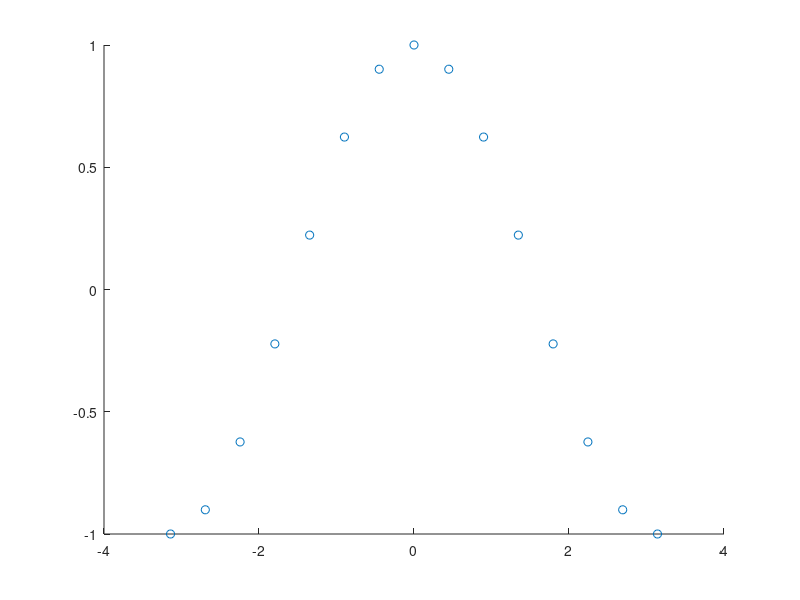

This figure's MATLAB source: (Note: this script raises an error after producing the figure.)
% MAIN.m
%
% This script is used to test the barycentric interpolation functions. The
% function barycentricWeights is used to compute the weights that should be
% used to represent a given point in n-dimensional state space. The
% function barycentricInterpolate is used to compute the output of a
% function, given the barycentric weights produced in
% barycentricInterpolate.
%
% This particular implementation of barycentric interpoaltion is based on
% Kuhn Triangulation, as described in the paper:
% "Multidimensional Triangulation and Interpolation for
% Reinforcement Learning" by Scott Davies, NIPS 1996
%
% These functions are written in matlab to be easy to read, but are
% intended to be used after being compiled to mex functions.
%

clc; clear;

flagMex = false;
% mex -build barycentricWeights.prj
% mex -build barycentricInterpolate.prj

%%%% ONE DIMENSION: %%%%
xBnd = [-pi,pi];
N = 15;
X = linspace(xBnd(1,1),xBnd(1,2),N(1))';
testFun1 = @(a) ( cos(a) );
Y = testFun1(X);

%Plot data:
figure(1); clf; hold on;
plot(X,Y,'o')

%Randomly sample points between data:
nTest = 500;
R = rand(1,nTest);
x1Test = xBnd(1,1) + (xBnd(1,2)-xBnd(1,1))*R(1,:);
if flagMex
    [W,Idx] = barycentricWeights_mex(x1Test,xBnd,N);
    yTest = barycentricInterpolate_mex(reshape(Y,numel(Y),1),Idx,W);
else %Use matlab version
    [W,Idx] = barycentricWeights(x1Test,xBnd,N);
    yTest = barycentricInterpolate(reshape(Y,numel(Y),1),Idx,W);
end
plot(x1Test,yTest,'.')
xlabel('x1')
ylabel('y')


%%%% TWO DIMENSIONS: %%%%
xBnd = [-1,2; -pi,pi];
N = [5;9];
xLin{1} = linspace(xBnd(1,1),xBnd(1,2),N(1));
xLin{2} = linspace(xBnd(2,1),xBnd(2,2),N(2));
X = cell(2,1);
[X{1}, X{2}] = ndgrid(xLin{1},xLin{2});
testFun2 = @(a,b) ( a.*cos(b) - b.*sin(2*a) );
Y = testFun2(X{1},X{2});

%Plot data:
figure(2); clf; hold on;
x1 = reshape(X{1},numel(X{1}),1);
x2 = reshape(X{2},numel(X{2}),1);
y = reshape(Y,numel(Y),1);
s = 40*ones(size(y)); %MarkerSize
c = y;  %Color!
scatter3(x1,x2,y,s,c,'filled'); view(3);

%Randomly sample points between data:
nTest = 500;
R = rand(2,nTest);
x1Test = xBnd(1,1) + (xBnd(1,2)-xBnd(1,1))*R(1,:);
x2Test = xBnd(2,1) + (xBnd(2,2)-xBnd(2,1))*R(2,:);
if flagMex
    [W,Idx] = barycentricWeights_mex([x1Test;x2Test],xBnd,N);
    yTest = barycentricInterpolate_mex(reshape(Y,numel(Y),1),Idx,W);
else
    [W,Idx] = barycentricWeights([x1Test;x2Test],xBnd,N);
    yTest = barycentricInterpolate(reshape(Y,numel(Y),1),Idx,W);
end
s = 40*ones(size(yTest)); %MarkerSize
c = yTest;  %Color!
scatter3(x1Test,x2Test,yTest,s,c); view(3);
xlabel('x1')
ylabel('x2')
zlabel('y')


%%%% THREE DIMENSIONS: %%%%%
xBnd = [...
    -1,2;
    -pi,pi;
    2,7];
N = [8;6;7];
xLin{1} = linspace(xBnd(1,1),xBnd(1,2),N(1));
xLin{2} = linspace(xBnd(2,1),xBnd(2,2),N(2));
xLin{3} = linspace(xBnd(3,1),xBnd(3,2),N(3));
X = cell(3,1);
[X{1}, X{2}, X{3}] = ndgrid(xLin{1},xLin{2},xLin{3});
testFun3 = @(a,b,c) ( a.*cos(b) - b.*sin(2*a) );
Y = testFun3(X{1},X{2},X{3});

%Plot data:
figure(3); clf; hold on;
x1 = reshape(X{1},numel(X{1}),1);
x2 = reshape(X{2},numel(X{2}),1);
x3 = reshape(X{3},numel(X{3}),1);
y = reshape(Y,numel(Y),1);
s = 40*ones(size(y)); %MarkerSize
scatter3(x1,x2,x3,s,y,'filled'); view(3);

%Randomly sample points between data:
nTest = 1000;
R = rand(3,nTest);
x1Test = xBnd(1,1) + (xBnd(1,2)-xBnd(1,1))*R(1,:);
x2Test = xBnd(2,1) + (xBnd(2,2)-xBnd(2,1))*R(2,:);
x3Test = xBnd(3,1) + (xBnd(3,2)-xBnd(3,1))*R(3,:);
tic
if flagMex
    [W,Idx] = barycentricWeights_mex([x1Test;x2Test;x3Test],xBnd,N);
    yTest = barycentricInterpolate_mex(reshape(Y,numel(Y),1),Idx,W);
else
    [W,Idx] = barycentricWeights([x1Test;x2Test;x3Test],xBnd,N);
    yTest = barycentricInterpolate(reshape(Y,numel(Y),1),Idx,W);
end
toc
ySoln = testFun3(x1Test,x2Test,x3Test)';

s = 40*ones(size(yTest)); %MarkerSize
c = yTest;  %Color!
scatter3(x1Test,x2Test,x3Test,s,c); view(3);
xlabel('x1')
ylabel('x2')
zlabel('x3')
title(['color = y,  mse = ' num2str(mean((yTest-ySoln).^2))])
